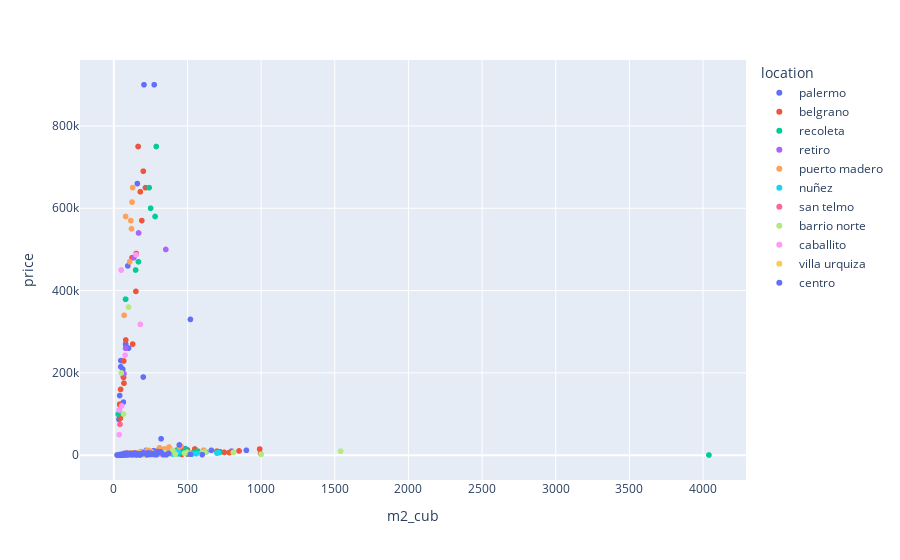

Notebook code cell kept with this figure:
### Markdown cell above
Curiosamente el "dolar" va desde 105 a 260, cuando el dolar oficial esta a 200 y el blue alrededor (al dia de 17/04)

### Code cell
px.scatter(
    df2_dolar,
    x="m2_cub",
    y="price",
    color="location",
    hover_data=["currency"]
    )

### Figure 1 — Plotly figure (JSON) as saved in the notebook; plotly's stock layout.template omitted (floating-point values rounded to 4 significant figures; data arrays with more than 128 entries replaced by an {"elided": "..."} marker saying what was removed)
{"data": [{"customdata": {"elided": "1022x1 str values"}, "hovertemplate": "location=palermo<br>m2_cub=%{x}<br>price=%{y}<br>currency=%{customdata[0]}<extra></extra>", "legendgroup": "palermo", "marker": {"color": "#636efa", "symbol": "circle"}, "mode": "markers", "name": "palermo", "showlegend": true, "type": "scattergl", "x": {"elided": "1022 int values"}, "xaxis": "x", "y": {"elided": "1022 int values"}, "yaxis": "y"}, {"customdata": {"elided": "587x1 str values"}, "hovertemplate": "location=belgrano<br>m2_cub=%{x}<br>price=%{y}<br>currency=%{customdata[0]}<extra></extra>", "legendgroup": "belgrano", "marker": {"color": "#EF553B", "symbol": "circle"}, "mode": "markers", "name": "belgrano", "showlegend": true, "type": "scattergl", "x": {"elided": "587 int values"}, "xaxis": "x", "y": {"elided": "587 int values"}, "yaxis": "y"}, {"customdata": {"elided": "432x1 str values"}, "hovertemplate": "location=recoleta<br>m2_cub=%{x}<br>price=%{y}<br>currency=%{customdata[0]}<extra></extra>", "legendgroup": "recoleta", "marker": {"color": "#00cc96", "symbol": "circle"}, "mode": "markers", "name": "recoleta", "showlegend": true, "type": "scattergl", "x": {"elided": "432 int values"}, "xaxis": "x", "y": {"elided": "432 int values"}, "yaxis": "y"}, {"customdata": [["USD"], ["USD"], ["USD"], ["USD"], ["USD"], ["USD"], ["USD"], ["USD"], ["USD"], ["USD"], ["USD"], ["USD"], ["USD"], ["USD"], ["USD"], ["USD"], ["USD"], ["USD"], ["USD"], ["USD"], ["USD"], ["USD"], ["USD"], ["USD"], ["USD"], ["USD"], ["USD"], ["USD"], ["USD"], ["USD"], ["USD"], ["USD"], ["USD"], ["USD"], ["USD"], ["USD"], ["USD"], ["USD"], ["USD"], ["USD"], ["USD"], ["USD"], ["USD"], ["USD"], ["USD"], ["USD"], ["USD"], ["USD"], ["USD"], ["USD"], ["USD"], ["USD"], ["USD"], ["USD"], ["USD"], ["USD"], ["USD"], ["USD"], ["USD"], ["USD"], ["USD"], ["USD"], ["USD"], ["USD"], ["USD"], ["USD"], ["USD"], ["USD"], ["USD"], ["USD"], ["USD"], ["USD"], ["USD"], ["USD"], ["USD"], ["USD"], ["USD"], ["USD"], ["USD"], ["USD"], ["USD"], ["USD"], ["USD"], ["USD"], ["USD"], ["USD"], ["USD"], ["USD"], ["USD"], ["USD"], ["USD"], ["USD"], ["USD"], ["USD"], ["USD"], ["USD"], ["USD"], ["USD"], ["USD"], ["USD"], ["USD"], ["USD"], ["USD"], ["USD"], ["USD"], ["USD"], ["USD"], ["USD"]], "hovertemplate": "location=retiro<br>m2_cub=%{x}<br>price=%{y}<br>currency=%{customdata[0]}<extra></extra>", "legendgroup": "retiro", "marker": {"color": "#ab63fa", "symbol": "circle"}, "mode": "markers", "name": "retiro", "showlegend": true, "type": "scattergl", "x": [344, 171, 148, 174, 172, 179, 247, 260, 116, 268, 100, 270, 285, 210, 210, 130, 42, 75, 130, 60, 45, 68, 180, 270, 40, 250, 82, 200, 113, 240, 237, 168, 33, 182, 240, 185, 129, 600, 129, 186, 120, 70, 180, 45, 80, 80, 170, 48, 30, 271, 372, 250, 55, 115, 69, 125, 48, 75, 173, 237, 50, 280, 178, 42, 150, 130, 60, 42, 113, 136, 72, 69, 116, 64, 230, 153, 32, 271, 90, 76, 353, 75, 288, 47, 80, 195, 250, 61, 95, 118, 235, 178, 250, 182, 44, 176, 36, 45, 176, 150, 78, 80, 37, 372, 45, 250, 280, 340], "xaxis": "x", "y": [2900, 1200, 1200, 5000, 2500, 2500, 3400, 2500, 1500, 3000, 1600, 3500, 2000, 1300, 1100, 3500, 1000, 1000, 2800, 1500, 800, 1380, 2400, 2300, 550, 2000, 850, 1100, 2200, 4000, 5000, 540000, 500, 2800, 3300, 4500, 2900, 4900, 2900, 3500, 1000, 700, 1900, 600, 500, 260000, 2800, 750, 600, 3500, 4500, 3500, 800, 750, 900, 2000, 790, 5000, 4500, 5000, 800, 2100, 1700, 500, 2500, 2000, 650, 800, 2200, 480000, 600, 198000, 1000, 1200, 2900, 1800, 270, 3500, 1500, 900, 499900, 890, 1200, 750, 1700, 1400, 2200, 400, 600, 1500, 2800, 1700, 2200, 2800, 650, 1750, 670, 600, 1750, 2500, 1000, 1300, 500, 5000, 800, 2200, 2500, 2700], "yaxis": "y"}, {"customdata": {"elided": "403x1 str values"}, "hovertemplate": "location=puerto madero<br>m2_cub=%{x}<br>price=%{y}<br>currency=%{customdata[0]}<extra></extra>", "legendgroup": "puerto madero", "marker": {"color": "#FFA15A", "symbol": "circle"}, "mode": "markers", "name": "puerto madero", "showlegend": true, "type": "scattergl", "x": {"elided": "403 int values"}, "xaxis": "x", "y": {"elided": "403 int values"}, "yaxis": "y"}, {"customdata": {"elided": "138x1 str values"}, "hovertemplate": "location=nuñez<br>m2_cub=%{x}<br>price=%{y}<br>currency=%{customdata[0]}<extra></extra>", "legendgroup": "nuñez", "marker": {"color": "#19d3f3", "symbol": "circle"}, "mode": "markers", "name": "nuñez", "showlegend": true, "type": "scattergl", "x": {"elided": "138 int values"}, "xaxis": "x", "y": {"elided": "138 int values"}, "yaxis": "y"}, {"customdata": [["USD"], ["USD"], ["USD"], ["USD"], ["USD"], ["USD"], ["USD"], ["USD"], ["USD"], ["USD"], ["USD"], ["USD"], ["USD"], ["USD"], ["USD"], ["USD"], ["USD"], ["USD"], ["USD"], ["USD"], ["USD"], ["USD"], ["USD"], ["USD"], ["USD"], ["USD"], ["USD"], ["USD"], ["USD"], ["USD"], ["USD"], ["USD"], ["USD"], ["USD"], ["USD"], ["USD"], ["USD"], ["USD"], ["USD"], ["USD"], ["USD"], ["USD"], ["USD"], ["USD"], ["USD"], ["USD"], ["USD"], ["USD"]], "hovertemplate": "location=san telmo<br>m2_cub=%{x}<br>price=%{y}<br>currency=%{customdata[0]}<extra></extra>", "legendgroup": "san telmo", "marker": {"color": "#FF6692", "symbol": "circle"}, "mode": "markers", "name": "san telmo", "showlegend": true, "type": "scattergl", "x": [40, 100, 80, 55, 60, 48, 40, 30, 25, 35, 27, 35, 54, 44, 42, 48, 24, 54, 130, 80, 35, 42, 42, 33, 200, 70, 55, 250, 130, 40, 24, 54, 100, 60, 40, 50, 33, 39, 123, 33, 40, 40, 42, 40, 40, 94, 60, 60], "xaxis": "x", "y": [700, 1500, 1300, 750, 600, 530, 400, 500, 500, 450, 600, 450, 500, 500, 1200, 900, 550, 1000, 2500, 700, 500, 75000, 650, 300, 1950, 1000, 550, 1300, 2500, 650, 550, 500, 1500, 400, 990, 610, 500, 350, 2200, 500, 400, 990, 650, 700, 700, 2100, 500, 500], "yaxis": "y"}, {"customdata": {"elided": "305x1 str values"}, "hovertemplate": "location=barrio norte<br>m2_cub=%{x}<br>price=%{y}<br>currency=%{customdata[0]}<extra></extra>", "legendgroup": "barrio norte", "marker": {"color": "#B6E880", "symbol": "circle"}, "mode": "markers", "name": "barrio norte", "showlegend": true, "type": "scattergl", "x": {"elided": "305 int values"}, "xaxis": "x", "y": {"elided": "305 int values"}, "yaxis": "y"}, {"customdata": [["USD"], ["USD"], ["USD"], ["USD"], ["USD"], ["USD"], ["USD"], ["USD"], ["USD"], ["USD"], ["USD"], ["USD"], ["USD"], ["USD"], ["USD"], ["USD"], ["USD"], ["USD"], ["USD"], ["USD"], ["USD"], ["USD"], ["USD"], ["USD"], ["USD"], ["USD"], ["USD"], ["USD"], ["USD"], ["USD"], ["USD"], ["USD"], ["USD"], ["USD"], ["USD"], ["USD"], ["USD"], ["USD"], ["USD"], ["USD"], ["USD"], ["USD"], ["USD"], ["USD"], ["USD"], ["USD"], ["USD"], ["USD"], ["USD"], ["USD"], ["USD"], ["USD"], ["USD"], ["USD"], ["USD"], ["USD"]], "hovertemplate": "location=caballito<br>m2_cub=%{x}<br>price=%{y}<br>currency=%{customdata[0]}<extra></extra>", "legendgroup": "caballito", "marker": {"color": "#FF97FF", "symbol": "circle"}, "mode": "markers", "name": "caballito", "showlegend": true, "type": "scattergl", "x": [146, 36, 80, 77, 180, 325, 90, 55, 84, 77, 58, 77, 55, 84, 90, 52, 50, 67, 100, 35, 50, 53, 37, 151, 291, 108, 70, 65, 93, 42, 53, 29, 39, 124, 67, 325, 138, 220, 50, 29, 35, 38, 46, 52, 86, 50, 59, 84, 111, 100, 36, 134, 69, 50, 101, 101], "xaxis": "x", "y": [2200, 500, 1100, 243000, 318000, 2800, 750, 800, 925, 1000, 770, 900, 650, 975, 1000, 600, 900, 950, 1500, 600, 650, 120000, 50000, 487000, 3000, 850, 1100, 700, 900, 600, 700, 500, 400, 999, 950, 2800, 1300, 1600, 650, 450, 600, 790, 600, 700, 1100, 450000, 800, 1000, 900, 1200, 110000, 1400, 1000, 450000, 1200, 1200], "yaxis": "y"}, {"customdata": [["USD"], ["USD"], ["USD"], ["USD"], ["USD"], ["USD"], ["USD"], ["USD"], ["USD"], ["USD"], ["USD"], ["USD"], ["USD"], ["USD"], ["USD"], ["USD"], ["USD"], ["USD"], ["USD"], ["USD"], ["USD"], ["USD"], ["USD"], ["USD"], ["USD"], ["USD"], ["USD"], ["USD"], ["USD"], ["USD"], ["USD"], ["USD"], ["USD"], ["USD"], ["USD"], ["USD"], ["USD"], ["USD"], ["USD"], ["USD"], ["USD"], ["USD"], ["USD"], ["USD"], ["USD"], ["USD"], ["USD"], ["USD"], ["USD"], ["USD"], ["USD"], ["USD"]], "hovertemplate": "location=villa urquiza<br>m2_cub=%{x}<br>price=%{y}<br>currency=%{customdata[0]}<extra></extra>", "legendgroup": "villa urquiza", "marker": {"color": "#FECB52", "symbol": "circle"}, "mode": "markers", "name": "villa urquiza", "showlegend": true, "type": "scattergl", "x": [35, 84, 136, 200, 47, 38, 57, 32, 45, 120, 144, 55, 46, 28, 70, 37, 200, 146, 240, 152, 220, 48, 40, 55, 60, 348, 348, 41, 150, 240, 200, 130, 100, 45, 40, 32, 37, 44, 62, 36, 42, 44, 38, 130, 42, 57, 70, 70, 74, 41, 36, 36], "xaxis": "x", "y": [600, 600, 2300, 1500, 350, 425, 1000, 600, 450, 3000, 700, 750, 380, 600, 1000, 800, 1000, 2000, 1800, 2200, 1000, 400, 500, 900, 1000, 3000, 3000, 550, 2900, 1800, 1500, 1480, 1000, 450, 690, 250, 700, 500, 700, 400, 700, 500, 425, 1480, 700, 1000, 1000, 1000, 800, 300, 400, 400], "yaxis": "y"}, {"customdata": {"elided": "147x1 str values"}, "hovertemplate": "location=centro<br>m2_cub=%{x}<br>price=%{y}<br>currency=%{customdata[0]}<extra></extra>", "legendgroup": "centro", "marker": {"color": "#636efa", "symbol": "circle"}, "mode": "markers", "name": "centro", "showlegend": true, "type": "scattergl", "x": {"elided": "147 int values"}, "xaxis": "x", "y": {"elided": "147 int values"}, "yaxis": "y"}], "layout": {"legend": {"title": {"text": "location"}, "tracegroupgap": 0}, "margin": {"t": 60}, "xaxis": {"anchor": "y", "domain": [0, 1], "title": {"text": "m2_cub"}}, "yaxis": {"anchor": "x", "domain": [0, 1], "title": {"text": "price"}}}}
